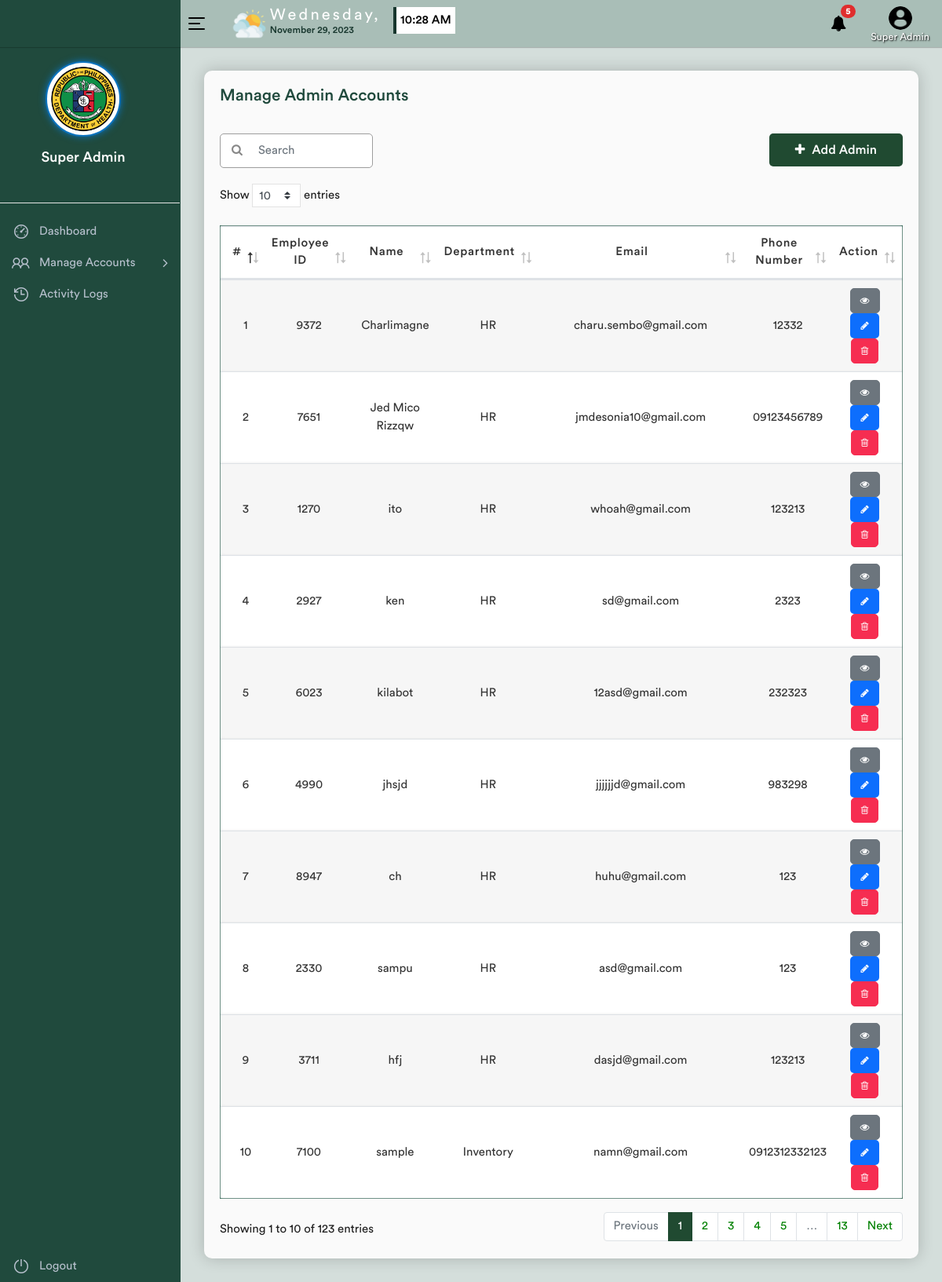
Screenshot of /manage_account.php (signed in) with the database file from the repository.
### tables this page shows
CREATE TABLE `user_list` (
  `id` int(11) NOT NULL,
  `lastname` varchar(50) NOT NULL,
  `firstname` varchar(50) NOT NULL,
  `middlename` varchar(50) NOT NULL,
  `added_at` date NOT NULL DEFAULT current_timestamp(),
  `gender` varchar(10) NOT NULL,
  `age` int(100) NOT NULL,
  `email` varchar(50) NOT NULL,
  `contact` varchar(50) NOT NULL,
  `address` varchar(200) NOT NULL,
  `department` varchar(50) NOT NULL,
  `empID` varchar(50) NOT NULL,
  `password` varchar(100) NOT NULL,
  `photo` blob NOT NULL
);

### manage_account.php (the view, shortened to what this page needs)
<?php
$conn = connection();
$sql = "SELECT * FROM user_list";
$result = $conn->query($sql);
?>
<!DOCTYPE html>
<html lang="en">
<head>
    <link rel="stylesheet" href="assets/css/bootstrap.min.css">
    <link rel="stylesheet" href="assets/css/font-awesome.min.css">
    <link rel="stylesheet" href="assets/css/line-awesome.min.css">
    <link rel="stylesheet" href="assets/css/dataTables.bootstrap4.min.css">
    <link rel="stylesheet" href="assets/css/select2.min.css">
    <link rel="stylesheet" href="assets/css/bootstrap-datetimepicker.min.css">
    <link rel="stylesheet" href="assets/css/style.css">
</head>
<body>
    <div class="main-wrapper">
        <?php include_once("includes/header.php"); ?>
        <?php include_once("includes/sidebar.php"); ?>
        <div class="page-wrapper">
            <div class="content container-fluid">
                <div class="body-container">
                    <div class="page-header">
                        <div class="row align-items-center">
                            <div class="col">
                                <h3 class="page-title">Manage Admin Accounts</h3>
                            </div>
                        </div>
                    </div>
                    <div class="row">
                        <div class="col-md-3">
                            <div class="search-container">
                                <i class="fa fa-search"></i>
                                <input type="text" class="form-control pl-5 search-input" placeholder="Search">
                            </div>
                        </div>
                        <div class="col-md-3">
                        </div>
                        <div class="col-md-6">
                            <div class="row">
                                <div class="col-auto ml-auto m-right">
                                    <a href="add_admin.php" class="btn add-btn">
                                        <i class="fa fa-plus"></i> Add Admin
                                    </a>
                                </div>
                            </div>
                        </div>
                    </div>
                    <div class="row">
                        <div class="col-md-12">
                            <div class="table-responsive">
                                <table class="table table-striped custom-table datatable">
                                    <thead>
                                        <tr>
                                            <th>#</th>
                                            <th>Employee ID</th>
                                            <th>Name</th>
                                            <th>Department</th>
                                            <th>Email</th>
                                            <th>Phone Number</th>
                                            <th class="no-sort">Action</th>
                                        </tr>
                                    </thead>
                                    <tbody>
                                        <?php
                                        if ($result->num_rows > 0) {
                                            $rowNumber = 1;
                                            while ($row = $result->fetch_assoc()) {
                                        ?>
                                                <tr>
                                                    <td><?php echo $rowNumber; ?></td>
                                                    <td><?php echo $row['empID']; ?></td>
                                                    <td><?php echo $row['firstname']; ?></td>
                                                    <td><?php echo $row['department']; ?></td>
                                                    <td><?php echo $row['email']; ?></td>
                                                    <td><?php echo $row['contact']; ?></td>
                                                    <td>
                                                        <a href="details.php?ID=<?php echo $row['id'] ?>" title="View" class="btn text-xs text-white btn-secondary action-icon"><i class="fa fa-eye"></i></a>
                                                        <a href="edit_admin.php?ID=<?php echo $row['id'] ?>" title="Edit" class="btn text-xs text-white btn-blue action-icon"><i class="fa fa-pencil"></i></a>
                                                        <button type="button" class="btn text-xs text-white btn-danger action-icon" data-toggle="modal" data-target="#confirmDelete<?php echo $row['id']; ?>"><i class="fa fa-trash-o"></i></button>
                                                    </td>
                                                </tr>
                                        <?php
                                                $rowNumber++;
                                            }
                                        }
                                        ?>
                                    </tbody>
                                </table>
                            </div>
                        </div>
                    </div>
                </div>
            </div>
        </div>
    </div>
</body>
</html>

### includes/header.php (shortened to what this page needs)
<div class="header">
    <div class="header-left">
    </div>
    <a id="toggle_btn" href="javascript:void(0);">
        <span class="bar-icon">
            <span></span>
            <span></span>
            <span></span>
        </span>
    </a>
    <div class="page-title-box">
        <div class="d-flex flex-row">
            <img class="weather-icon" src="./assets/img/clouds.png">
        </div>
        <div class="d-flex flex-column">
            <h3 id="day" class="day mb-0"></h3>
            <h4 id="date" class="date"></h4>
        </div>
        <div class="d-flex flex-row">
            <div class="d-flex flex-column align-items-end">
                <h4 id="time" class="time ml-3"></h4>
            </div>
        </div>
    </div>
    <ul class="nav user-menu">
        <li class="nav-item dropdown">
            <a href="#" class="dropdown-toggle nav-link" data-toggle="dropdown">
                <i class="fa fa-bell" style="color: #000;"></i> <span class="badge badge-pill">5</span>
            </a>
        </li>
        <li class="nav-item dropdown has-arrow main-drop">
            <div class="user-container" id="userDropdown">
                <a href="#" class="nav-link" data-toggle="dropdown">
                    <span class="user-img">
                        <img src="img//profile-user.png" alt="User Picture">
                    </span>
                    <span class="user-text">Super Admin</span>
                </a>
            </div>
        </li>
    </ul>
</div>

### includes/sidebar.php (shortened to what this page needs)
<div class="sidebar" id="sidebar">
    <div class="sidebar-inner slimscroll">
        <div id="sidebar-menu" class="sidebar-menu">
            <ul>
                <li class="profile-block">
                    <a href="#">
                        <span class="user-img d-inline-block position-relative">
                            <img src="img/doh.png" alt="User Picture" class="rounded-circle img-thumbnail neon-border">
                        </span>
                    </a>
                    <a href=" #"><span class="text-white h4">Super Admin</span></a>
                    <br>
                </li>
                <hr class="bg-white w-100 mt-2">
                <li><a href="index.php"><i class="la la-dashboard"></i> <span> Dashboard</span> </a></li>
                <li class="submenu">
                    <a href="#"> <i class="la la-users"></i> <span> Manage Accounts</span> <span class="menu-arrow"></span></a>
                </li>
                <li>
                    <a href="activity_log.php"><i class="la la-history"></i><span>Activity Logs</span></a>
                </li>
                <li class="out-container">
                    <a class="out-button" href="logout.php" onclick="confirmLogout(event)"><i class="la la-power-off"></i><span>Logout</span></a>
                </li>
            </ul>
        </div>
    </div>
</div>

### manage_account.php (style rules this page uses)
body { background-color: #D4DEDB; }
.body-container { background-color: #FAFAFA; padding: 20px; border-radius: 10px; box-shadow: 0 0 20px rgba(0, 0, 0, 0.2); }
table { text-align: center; border: 1px solid #285D4D; }
.page-title { font-size: 1.3rem; color: #204A3D; }
.btn-blue { background-color: #0D6EFD; }
.search-container { position: relative; }
.search-input { border: none; border-radius: 5px; width: 100%; border: 1px solid #9E9E9E; margin-bottom: 20px; }
.search-container i { position: absolute; left: 15px; top: 45%; transform: translateY(-50%); color: #888; }
.add-btn { border-radius: 5px; padding: 8px 2rem; }

### includes/header.php (style rules this page uses)
.page-title-box { color: #18372E; display: flex; justify-content: center; align-items: center; }
.day { font-size: 20px; letter-spacing: 0.2rem; }
.date { font-size: 12px; }
.time { font-size: 15px; color: black; background-color: white; padding: 8px 5px; border-left: 4px solid #18372E; }
.header-left { background-color: #204A3D; }
.user-img { display: flex; flex-direction: column; align-items: center; }
.user-img img, .user-img span { margin: 0; width: 1.2rem; }
.user-container .nav-link { color: white; text-shadow: 1px 1px 2px black; font-size: 0.8rem; }
.weather-icon { width: 3.3rem; }
.bar-icon span { background-color: #000; }

### includes/sidebar.php (style rules this page uses)
.neon-border { border: 2px solid #0B72BD; box-shadow: 0 0 10px #0B72BD; }
.user-img img { width: 6rem; height: auto; }
.profile-block { margin: 0 0 0 -2rem; display: flex; flex-direction: column; align-items: center; }
.out-container .out-button { position: fixed; bottom: 0; left: 0; }

### rows the page displays
user_list: empID "9372", firstname "Charlimagne", department "HR", email "charu.sembo@gmail.com", contact "12332"
user_list: empID "7651", firstname "Jed Mico Rizzqw", department "HR", email "jmdesonia10@gmail.com", contact "09123456789"
user_list: empID "1270", firstname "ito", department "HR", email "whoah@gmail.com", contact "123213"
user_list: empID "2927", firstname "ken", department "HR", email "sd@gmail.com", contact "2323"
user_list: empID "6023", firstname "kilabot", department "HR", email "12asd@gmail.com", contact "232323"
user_list: empID "4990", firstname "jhsjd", department "HR", email "jjjjjjd@gmail.com", contact "983298"
user_list: empID "8947", firstname "ch", department "HR", email "huhu@gmail.com", contact "123"
user_list: empID "2330", firstname "sampu", department "HR", email "asd@gmail.com", contact "123"
user_list: empID "3711", firstname "hfj", department "HR", email "dasjd@gmail.com", contact "123213"
user_list: empID "7100", firstname "sample", department "Inventory", email "namn@gmail.com", contact "0912312332123"
